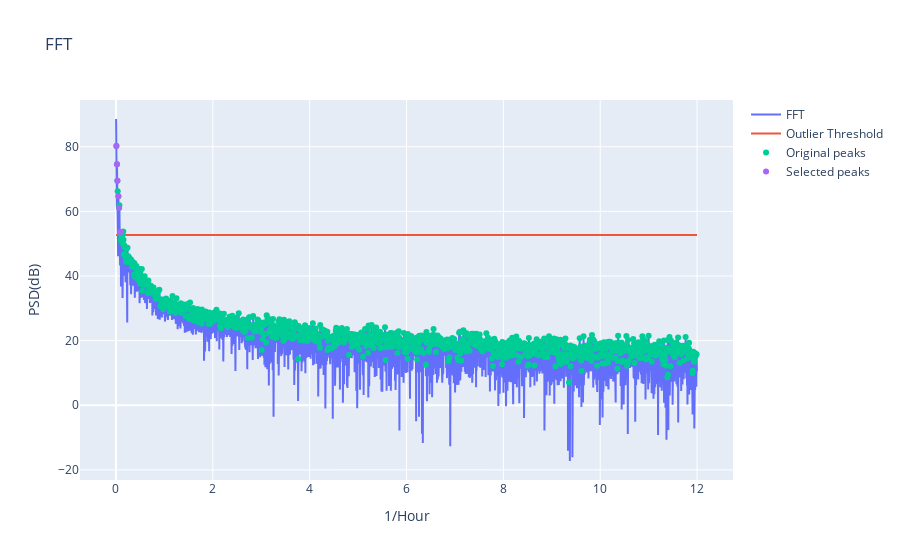

Notebook code for this chart:
### Markdown cell above
### Himidity Seasonality

### Code cell
fft_detector = FFTDetector(kats_ts_humidity)
fft_seasonality = fft_detector.detector()
fft_detector.plot(time_unit='Hour', sample_spacing=24)

### Figure 1 — Plotly figure (JSON) as saved in the notebook; plotly's stock layout.template omitted (floating-point values rounded to 4 significant figures; data arrays with more than 128 entries replaced by an {"elided": "..."} marker saying what was removed)
{"data": [{"name": "FFT", "type": "scatter", "x": {"elided": "4071 float values"}, "y": {"elided": "4071 float values"}}, {"name": "Outlier Threshold", "type": "scatter", "x": {"elided": "4071 float values"}, "y": {"elided": "4071 float values"}}, {"mode": "markers", "name": "Original peaks", "type": "scatter", "x": {"elided": "1212 float values"}, "y": {"elided": "1212 float values"}}, {"mode": "markers", "name": "Selected peaks", "type": "scatter", "x": [0.008842, 0.02063, 0.02947, 0.0501, 0.06484, 0.09137], "y": [80.23, 74.58, 69.47, 64.69, 61.16, 53.61]}], "layout": {"autosize": true, "title": {"text": "FFT"}, "xaxis": {"autorange": true, "range": [-0.7031, 12.7], "title": {"text": "1/Hour"}, "type": "linear"}, "yaxis": {"autorange": true, "range": [-23.14, 94.48], "title": {"text": "PSD(dB)"}, "type": "linear"}}}
